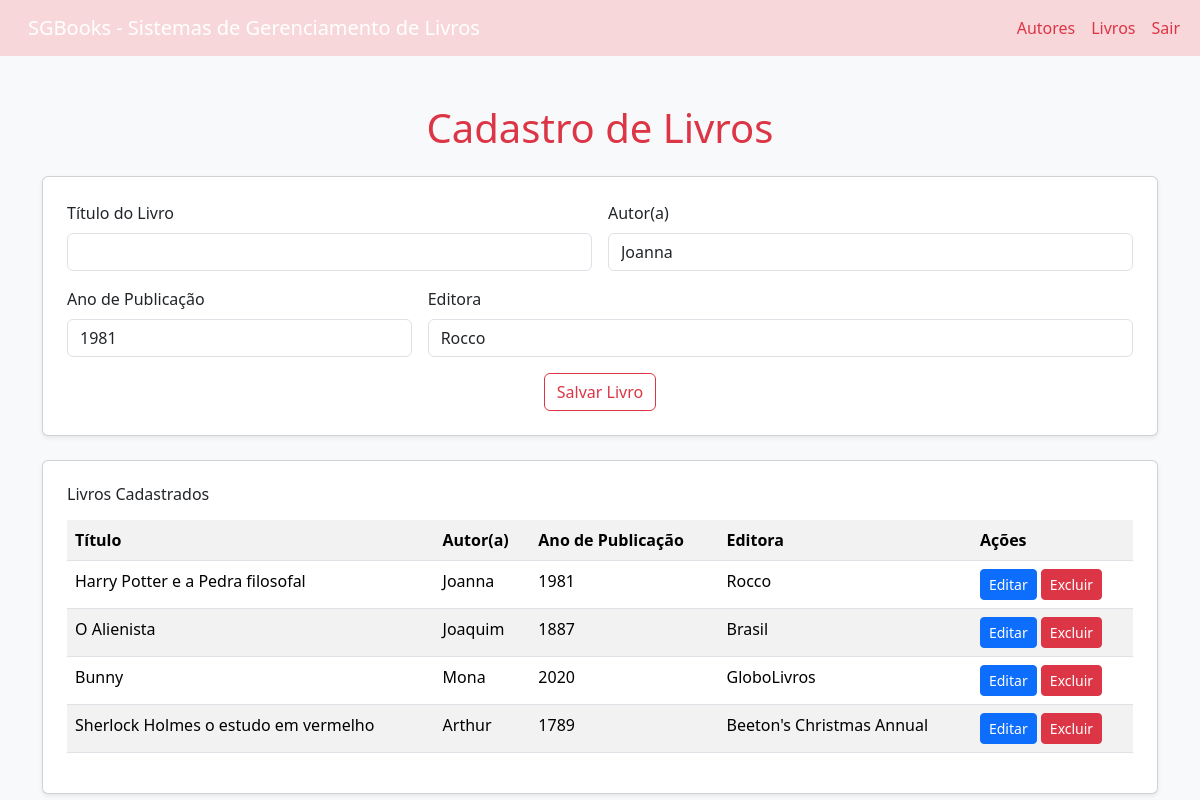
Page /livros/editar/1 on the committed database.
### sgblivros/models.py (models this page shows)
class Livro(models.Model): #models.model indica que a classe Livro é um modelo do Django é padrão
    titulo = models.CharField(max_length=200) #CharField é um campo de texto com tamanho máximo definido
    autor = models.ForeignKey(Autor, on_delete=models.CASCADE, related_name='livros') #ForeignKey cria uma relação muitos-para-um com o modelo Autor
    ano_publicacao = models.PositiveIntegerField()
    editora = models.CharField(max_length=100, blank=True, null=True) #blank e null permitem que o campo seja opcional
    '''
    def __str__(self):
        return self.titulo
        '''

class Autor (models.Model):
    nome = models.CharField (max_length=150)
    sobrenome = models.CharField (max_length=500)
    data_nascimento = models.DateField (blank=True, null=True)
    nacionalidade = models.CharField (max_length=80, blank=True, null=True)
    '''
    def __str__(self):
        return f"{self.nome} {self.sobrenome}"
        '''

### sgblivros/views.py (the view, shortened to what this page needs)
# urls.py: path('editar/<int:livro_id>', views.edita_livro, name='edita_livro'),
def edita_livro(request, livro_id):
    livro = get_object_or_404(Livro, id=livro_id)
    livros = Livro.objects.all()  # Recupera todos os livros do banco de dados
    autores = Autor.objects.all()
    return render(request, 'livros.html', {'livros': livros, 'autores': autores, 'livro_editar': livro})

### sgblivros/templates/livros.html (shortened to what this page needs)
<!DOCTYPE html>
<html lang="pt-br">
  <head>
    <link href="https://cdn.jsdelivr.net/npm/bootstrap@5.3.8/dist/css/bootstrap.min.css" rel="stylesheet">
  </head>
  <body class="bg-light">
    <header>
        <nav class="navbar navbar-expand-lg navbar-dark bg-danger-subtle">
          <div class="container-fluid">
            <a class="navbar-brand mb-0 h1 mx-3 text-gray" href="#">SGBooks - Sistemas de Gerenciamento de Livros</a>
            <div class="collapse navbar-collapse" id="navbarNav">
              <ul class="navbar-nav ms-auto">
                <li class="nav-item">
                  <a class="nav-link text-danger" href="{% url 'autores' %}">Autores</a>
                </li>
                <li class="nav-item">
                  <a class="nav-link text-danger" href="{% url 'livros' %}">Livros</a>
                </li>
                <li class="nav-item">
                  <a class="nav-link text-danger" href="{% url 'logout' %}" class="danger">Sair</a>
                </li>
              </ul>
            </div>
          </div>
        </nav>
    </header>
    <div class="container mt-5">
      <h1 class="mb-4 text-center text-danger">Cadastro de Livros</h1>
      <div class="card p-4 mb-4 shadow-sm">
          <form action="" method="POST">
            <div class="row g-3">
              <div class="col-md-6">
                <label class="form-label">Título do Livro</label>
                <input type="text" name="titulo" class="form-control" value="{{ titulo_editar.titulo|default:'' }}" required>
              </div>
              <div class="col-md-6">
                <label class="form-label">Autor(a)</label>
                <input type="text" name="autor" class="form-control" value="{{ livro_editar.autor.nome|default:'' }}" required>
              </div>
              <div class="col-md-4">
                <label class="form-label">Ano de Publicação</label>
                <input type="number" name="ano_publicacao" class="form-control" value="{{ livro_editar.ano_publicacao|default:'' }}" required>
              </div>
              <div class="col-md-8">
                <label for="editora" class="form-label">Editora</label>
                <input type="text" name="editora" class="form-control" value="{{ livro_editar.editora|default:'' }}">
              </div>
            </div>
            <div class="mt-3 text-center">
              <button type="submit" class="btn btn-outline-danger">{% if livro_editar %}Salvar Livro{% else %}Adicionar Livro{% endif %}</button>
            </div>
          </form>
        </div>
        <div class="card p-4 shadow-sm">
          <h6 class="mb-3">Livros Cadastrados</h6>
          <table class="table table-striped table-hover">
            <tr>
              <th>Título</th>
              <th>Autor(a)</th>
              <th>Ano de Publicação</th>
              <th>Editora</th>
              <th>Ações</th>
            </tr>
            {% for livro in livros %}
              <tr>
                <td>{{ livro.titulo }}</td>
                <td>{{ livro.autor.nome }}</td>
                <td>{{ livro.ano_publicacao }}</td>
                <td>{{ livro.editora }}</td>
                <td>
                    <a href="{% url 'edita_livro' livro.id %}" class="btn btn-sm btn-primary">Editar</a>
                    <a href="{% url 'exclui_livro' livro.id %}" class="btn btn-sm btn-danger" onclick="return confirm('Deseja excluir esse livro?')">Excluir</a>
                </td>
              </tr>
            {% empty %}
            </table>
            <tr>
              <td colspan="5" class="text-center">Nenhum livro cadastrado.</td>
            </tr>
            {% endfor %}
        </div>
    </div>
  </body>
</html>

### rows in the picture
Livro: autor "Joanna", ano_publicacao "1981", editora "Rocco", titulo "Harry Potter e a Pedra filosofal", autor.nome "Joanna"
Livro: titulo "O Alienista", autor.nome "Joaquim", ano_publicacao "1887", editora "Brasil"
Livro: titulo "Bunny", autor.nome "Mona", ano_publicacao "2020", editora "GloboLivros"
Livro: titulo "Sherlock Holmes o estudo em vermelho", autor.nome "Arthur", ano_publicacao "1789", editora "Beeton's Christmas Annual"
